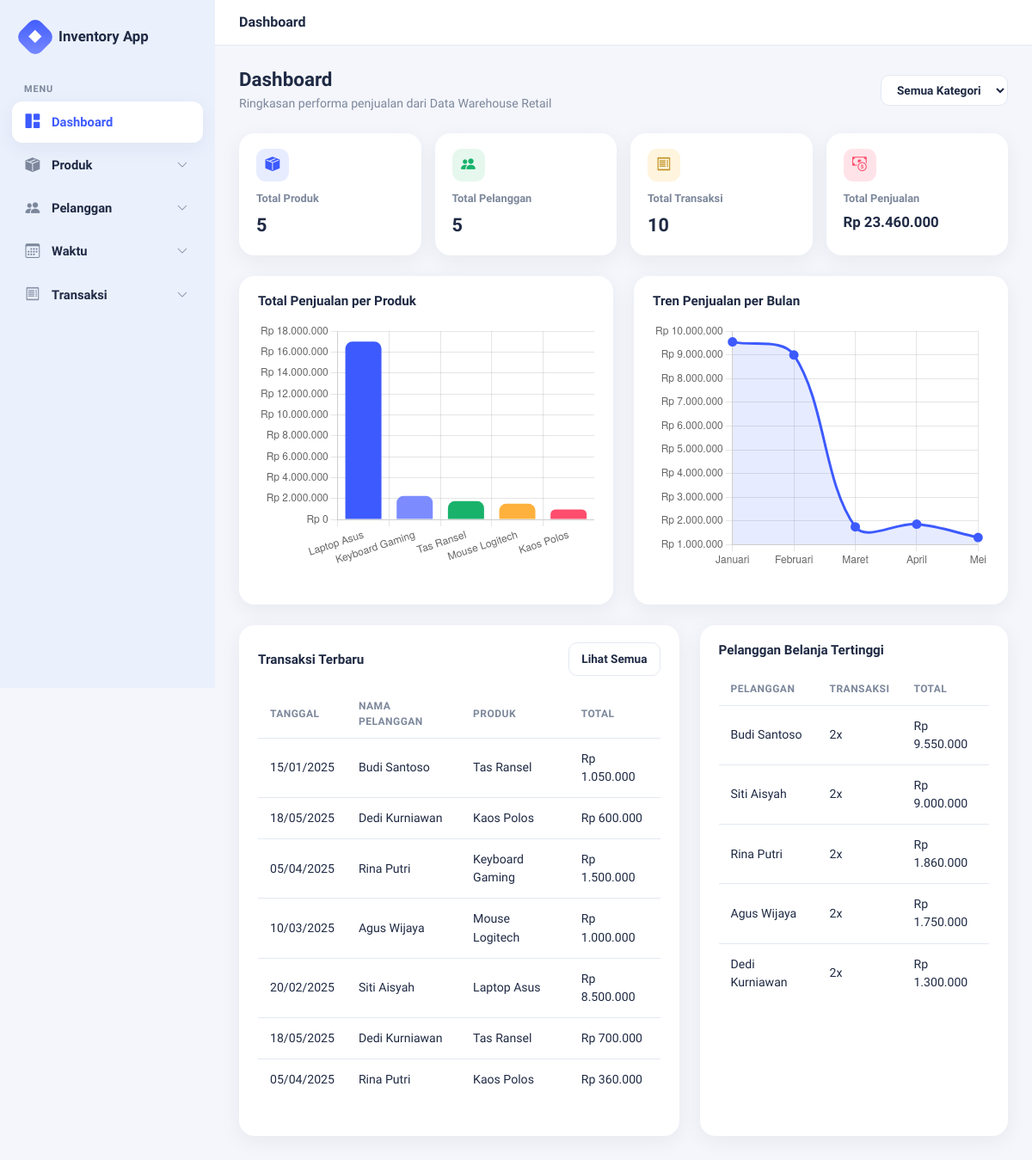
The page / on the database its author committed.
### tables this page shows
CREATE TABLE `fact_penjualan` (
  `id_penjualan` int NOT NULL,
  `id_produk` int DEFAULT NULL,
  `id_pelanggan` int DEFAULT NULL,
  `id_waktu` int DEFAULT NULL,
  `jumlah` int DEFAULT NULL,
  `harga_satuan` decimal(10,2) DEFAULT NULL,
  `total_harga` decimal(10,2) DEFAULT NULL
);

CREATE TABLE `dim_waktu` (
  `id_waktu` int NOT NULL,
  `tanggal` date DEFAULT NULL,
  `tahun` int DEFAULT NULL,
  `bulan` int DEFAULT NULL,
  `bulan_nama` varchar(20) DEFAULT NULL,
  `kuartal` int DEFAULT NULL
);

CREATE TABLE `dim_pelanggan` (
  `id_pelanggan` int NOT NULL,
  `kode_pelanggan` varchar(20) DEFAULT NULL,
  `nama_pelanggan` varchar(100) DEFAULT NULL,
  `jenis_kelamin` enum('L','P') DEFAULT NULL,
  `kota` varchar(50) DEFAULT NULL
);

CREATE TABLE `dim_produk` (
  `id_produk` int NOT NULL,
  `kode_produk` varchar(20) DEFAULT NULL,
  `nama_produk` varchar(100) DEFAULT NULL,
  `kategori` varchar(50) DEFAULT NULL,
  `harga` decimal(10,2) DEFAULT NULL
);

### index.php (the view, shortened to what this page needs)
<?php
include 'config/koneksi.php';
$kategori_filter = isset($_GET['kategori']) ? mysqli_real_escape_string($conn, $_GET['kategori']) : '';
$filter_sql = $kategori_filter !== '' ? "WHERE p.kategori = '$kategori_filter'" : "";
$jml_produk    = mysqli_fetch_assoc(mysqli_query($conn, "SELECT COUNT(*) n FROM dim_produk"))['n'];
$jml_pelanggan = mysqli_fetch_assoc(mysqli_query($conn, "SELECT COUNT(*) n FROM dim_pelanggan"))['n'];
$jml_transaksi = mysqli_fetch_assoc(mysqli_query($conn, "SELECT COUNT(*) n FROM fact_penjualan"))['n'];
$total_omzet   = mysqli_fetch_assoc(mysqli_query($conn, "SELECT IFNULL(SUM(total_harga),0) n FROM fact_penjualan"))['n'];
$q_produk = mysqli_query($conn, "
    SELECT p.nama_produk, SUM(f.total_harga) AS total_pendapatan
    FROM fact_penjualan f
    INNER JOIN dim_produk p ON f.id_produk = p.id_produk
    $filter_sql
    GROUP BY p.id_produk, p.nama_produk
    ORDER BY total_pendapatan DESC
");
$produk = [];
$pendapatan_produk = [];
while($row = mysqli_fetch_assoc($q_produk)){
    $produk[] = $row['nama_produk'];
    $pendapatan_produk[] = $row['total_pendapatan'];
}
$q_bulan = mysqli_query($conn, "
    SELECT w.bulan, w.bulan_nama, SUM(f.total_harga) AS total_pendapatan
    FROM fact_penjualan f
    INNER JOIN dim_waktu w ON f.id_waktu = w.id_waktu
    INNER JOIN dim_produk p ON f.id_produk = p.id_produk
    $filter_sql
    GROUP BY w.bulan, w.bulan_nama
    ORDER BY w.bulan
");
$bulan = [];
$pendapatan_bulan = [];
while($row = mysqli_fetch_assoc($q_bulan)){
    $bulan[] = $row['bulan_nama'];
    $pendapatan_bulan[] = $row['total_pendapatan'];
}
$q_recent = mysqli_query($conn, "
    SELECT f.id_penjualan, w.tanggal, pl.nama_pelanggan, p.nama_produk, f.total_harga
    FROM fact_penjualan f
    INNER JOIN dim_produk p ON f.id_produk = p.id_produk
    INNER JOIN dim_pelanggan pl ON f.id_pelanggan = pl.id_pelanggan
    INNER JOIN dim_waktu w ON f.id_waktu = w.id_waktu
    ORDER BY f.id_penjualan DESC
    LIMIT 7
");
$q_pelanggan = mysqli_query($conn, "
    SELECT pl.nama_pelanggan, SUM(f.total_harga) AS total_belanja, COUNT(f.id_penjualan) AS jml
    FROM fact_penjualan f
    INNER JOIN dim_pelanggan pl ON f.id_pelanggan = pl.id_pelanggan
    GROUP BY pl.id_pelanggan, pl.nama_pelanggan
    ORDER BY total_belanja DESC
    LIMIT 5
");
$base = '../';
$page_title = 'Dashboard';
$active_menu = 'dashboard';
include 'includes/header.php';
?>
<div class="page-heading mb-4 align-items-center">
    <div>
        <h2>Dashboard</h2>
        <p>Ringkasan performa penjualan dari Data Warehouse Retail</p>
    </div>
    <form method="GET" class="d-flex">
        <select name="kategori" class="select-filter" onchange="this.form.submit()">
            <option value="">Semua Kategori</option>
        </select>
    </form>
</div>
<div class="stat-strip mb-4">
    <div class="stat-card">
        <div class="stat-icon" style="background:#E8ECFF;color:#3D5AFE;"><i class="bi bi-box-seam-fill"></i></div>
        <div class="stat-label">Total Produk</div>
        <div class="stat-value"><?= $jml_produk ?></div>
    </div>
    <div class="stat-card">
        <div class="stat-icon" style="background:#E6F8EE;color:#18B26B;"><i class="bi bi-people-fill"></i></div>
        <div class="stat-label">Total Pelanggan</div>
        <div class="stat-value"><?= $jml_pelanggan ?></div>
    </div>
    <div class="stat-card">
        <div class="stat-icon" style="background:#FFF4DD;color:#B8860B;"><i class="bi bi-receipt"></i></div>
        <div class="stat-label">Total Transaksi</div>
        <div class="stat-value"><?= $jml_transaksi ?></div>
    </div>
    <div class="stat-card">
        <div class="stat-icon" style="background:#FFE3E8;color:#FF4D6D;"><i class="bi bi-cash-coin"></i></div>
        <div class="stat-label">Total Penjualan</div>
        <div class="stat-value" style="font-size:1.05rem;">Rp <?= number_format($total_omzet,0,',','.') ?></div>
    </div>
</div>
<div class="row g-4 mb-4">
    <div class="col-lg-6">
        <div class="surface-card h-100">
            <div class="surface-head">
                <h6>Total Penjualan per Produk</h6>
            </div>
            <?php if(count($produk) > 0): ?>
                <canvas id="chartProduk" height="220"></canvas>
            <?php else: ?>
                <div class="empty-state"><i class="bi bi-bar-chart"></i>Belum ada data untuk kategori ini.</div>
            <?php endif; ?>
        </div>
    </div>
    <div class="col-lg-6">
        <div class="surface-card h-100">
            <div class="surface-head">
                <h6>Tren Penjualan per Bulan</h6>
            </div>
            <?php if(count($bulan) > 0): ?>
                <canvas id="chartBulan" height="220"></canvas>
            <?php else: ?>
                <div class="empty-state"><i class="bi bi-graph-up"></i>Belum ada data untuk kategori ini.</div>
            <?php endif; ?>
        </div>
    </div>
</div>
<div class="row g-4 mb-4">
    <div class="col-lg-7">
        <div class="surface-card h-100"> <div class="surface-head">
                <h6>Transaksi Terbaru</h6>
                <a href="../transaksi/index.php" class="select-filter" style="text-decoration:none;">Lihat Semua</a>
            </div>
            <div class="table-responsive">
                <table class="table-app">
                    <thead>
                        <tr>
                            <th>Tanggal</th>
                            <th>Nama Pelanggan</th>
                            <th>Produk</th>
                            <th>Total</th>
                        </tr>
                    </thead>
                    <tbody>
                    <?php while($r = mysqli_fetch_assoc($q_recent)): ?>
                        <tr>
                            <td><?= date('d/m/Y', strtotime($r['tanggal'])) ?></td>
                            <td><?= htmlspecialchars($r['nama_pelanggan']) ?></td>
                            <td><?= htmlspecialchars($r['nama_produk']) ?></td>
                            <td>Rp <?= number_format($r['total_harga'],0,',','.') ?></td>
                        </tr>
                    <?php endwhile; ?>
                    </tbody>
                </table>
            </div>
        </div>
    </div>
    <div class="col-lg-5">
        <div class="surface-card h-100"> <div class="surface-head">
                <h6>Pelanggan Belanja Tertinggi</h6>
            </div>
            <div class="table-responsive">
                <table class="table-app">
                    <thead>
                        <tr><th>Pelanggan</th><th>Transaksi</th><th>Total</th></tr>
                    </thead>
                    <tbody>
                    <?php while($p = mysqli_fetch_assoc($q_pelanggan)): ?>
                        <tr>
                            <td><?= htmlspecialchars($p['nama_pelanggan']) ?></td>
                            <td><?= $p['jml'] ?>x</td>
                            <td>Rp <?= number_format($p['total_belanja'],0,',','.') ?></td>
                        </tr>
                    <?php endwhile; ?>
                    </tbody>
                </table>
            </div>
        </div>
    </div>
</div>
<script>
<?php if(count($produk) > 0): ?>
new Chart(document.getElementById('chartProduk'), {
    type: 'bar',
    data: {
        labels: <?= json_encode($produk) ?>,
        datasets: [{
            label: 'Total Pendapatan',
            data: <?= json_encode($pendapatan_produk) ?>,
            backgroundColor: ['#3D5AFE','#7C8CFF','#18B26B','#FFB13D','#FF4D6D','#22C3D6','#A06CFF'],
            borderRadius: 8,
            maxBarThickness: 42
        }]
    },
    options: {
        responsive: true,
        plugins: { legend: { display:false } },
        scales: { y: { ticks:{ callback:v=>'Rp '+v.toLocaleString('id-ID') } } }
    }
});
<?php endif; ?>
<?php if(count($bulan) > 0): ?>
new Chart(document.getElementById('chartBulan'), {
    type: 'line',
    data: {
        labels: <?= json_encode($bulan) ?>,
        datasets: [{
            label: 'Pendapatan',
            data: <?= json_encode($pendapatan_bulan) ?>,
            borderColor: '#3D5AFE',
            backgroundColor: 'rgba(61,90,254,0.12)',
            borderWidth: 3,
            tension: 0.35,
            fill: true,
            pointBackgroundColor:'#3D5AFE',
            pointRadius: 4
        }]
    },
    options: {
        responsive: true,
        plugins: { legend: { display:false } },
        scales: { y: { ticks:{ callback:v=>'Rp '+v.toLocaleString('id-ID') } } }
    }
});
<?php endif; ?>
</script>
<?php include 'includes/footer.php'; ?>

### includes/header.php (shortened to what this page needs)
<?php
function dwActive($menu, $target){ return $menu === $target ? ' active' : ''; }
function dwOpen($menu, $target){ return $menu === $target ? ' open' : ''; }
?>
<!DOCTYPE html>
<html lang="id">
<head>
<link href="https://cdn.jsdelivr.net/npm/bootstrap@5.3.3/dist/css/bootstrap.min.css" rel="stylesheet">
<link rel="stylesheet" href="https://cdn.jsdelivr.net/npm/bootstrap-icons@1.11.3/font/bootstrap-icons.css">
<link rel="stylesheet" href="<?= $base ?>assets/css/style.css">
</head>
<body>
<div class="app-shell">
    <aside class="sidebar" id="sidebar">
        <div class="sidebar-brand">
            <span class="brand-icon"><span>◆</span></span>
            Inventory App
        </div>
        <div class="sidebar-section-label">Menu</div>
        <div class="nav-group">
            <a class="nav-top-link no-children<?= dwActive($active_menu,'dashboard') ?>"
               href="<?= $base ?>index.php">
                <i class="bi bi-grid-1x2-fill"></i> Dashboard
            </a>
        </div>
        <div class="nav-group<?= dwOpen($active_menu,'produk') ?>">
            <a class="nav-top-link<?= dwActive($active_menu,'produk') ?>" data-toggle-submenu>
                <i class="bi bi-box-seam-fill"></i> Produk
                <i class="bi bi-chevron-down chev"></i>
            </a>
        </div>
        <div class="nav-group<?= dwOpen($active_menu,'pelanggan') ?>">
            <a class="nav-top-link<?= dwActive($active_menu,'pelanggan') ?>" data-toggle-submenu>
                <i class="bi bi-people-fill"></i> Pelanggan
                <i class="bi bi-chevron-down chev"></i>
            </a>
        </div>
        <div class="nav-group<?= dwOpen($active_menu,'waktu') ?>">
            <a class="nav-top-link<?= dwActive($active_menu,'waktu') ?>" data-toggle-submenu>
                <i class="bi bi-calendar3"></i> Waktu
                <i class="bi bi-chevron-down chev"></i>
            </a>
        </div>
        <div class="nav-group<?= dwOpen($active_menu,'transaksi') ?>">
            <a class="nav-top-link<?= dwActive($active_menu,'transaksi') ?>" data-toggle-submenu>
                <i class="bi bi-receipt"></i> Transaksi
                <i class="bi bi-chevron-down chev"></i>
            </a>
        </div>
    </aside>
    <div class="main-col">
        <header class="topbar">
            <div class="topbar-title"><?= htmlspecialchars($page_title) ?></div>
        </header>
        <main class="content">

### includes/footer.php (shortened to what this page needs)
        </main>
    </div>
</div>
</body>
</html>

### assets/css/style.css (style rules this page uses)
:root { --primary: #3D5AFE; --primary-dark: #2C3FD1; --primary-soft: #E8ECFF; --sidebar-bg: #EAF0FC; --sidebar-active: #FFFFFF; --bg-page: #F4F6FB; --text-dark: #1F2A44; --text-muted: #7C879B; --border-soft: #E3E8F2; --danger: #FF4D6D; --danger-soft: #FFE3E8; --success: #18B26B; --radius-lg: 18px; --radius-md: 12px; --shadow-soft: 0 6px 24px rgba(31, 42, 68, 0.06); }
* { box-sizing:border-box; }
body { font-family:'Plus Jakarta Sans','Inter',system-ui,-apple-system,sans-serif; background:var(--bg-page); color:var(--text-dark); margin:0; min-height:100vh; }
a { text-decoration:none; }
.app-shell { display:flex; min-height:100vh; }
.sidebar { width:250px; flex-shrink:0; background:var(--sidebar-bg); padding:20px 14px; position:sticky; top:0; height:100vh; overflow-y:auto; transition:transform .25s ease; }
.sidebar-brand { display:flex; align-items:center; gap:10px; padding:6px 10px 22px 10px; font-weight:800; font-size:1.05rem; color:var(--text-dark); }
.sidebar-brand .brand-icon { width:34px; height:34px; border-radius:10px; background:linear-gradient(135deg,var(--primary),#7C8CFF); display:flex; align-items:center; justify-content:center; color:#fff; font-size:16px; transform:rotate(45deg); }
.sidebar-brand .brand-icon span { transform:rotate(-45deg); display:block; }
.sidebar-section-label { font-size:.68rem; text-transform:uppercase; letter-spacing:.08em; color:var(--text-muted); padding:14px 14px 6px; font-weight:700; }
.nav-group { margin-bottom:2px; }
.nav-top-link { display:flex; align-items:center; gap:12px; padding:11px 14px; border-radius:12px; color:var(--text-dark); font-weight:600; font-size:.92rem; cursor:pointer; margin-bottom:3px; }
.nav-top-link i { font-size:1.05rem; width:20px; text-align:center; color:var(--text-muted); }
.nav-top-link .chev { margin-left:auto; font-size:.8rem; transition:transform .2s; color:var(--text-muted); }
.nav-top-link.active { background:var(--sidebar-active); color:var(--primary); box-shadow:var(--shadow-soft); }
.nav-top-link.active i { color:var(--primary); }
.main-col { flex:1; min-width:0; display:flex; flex-direction:column; }
.topbar { background:#fff; border-bottom:1px solid var(--border-soft); padding:14px 28px; display:flex; align-items:center; gap:16px; position:sticky; top:0; z-index:20; }
.topbar-title { font-weight:700; font-size:1rem; color:var(--text-dark); }
.content { padding:26px 28px 60px; }
.page-heading { display:flex; align-items:flex-end; justify-content:space-between; flex-wrap:wrap; gap:12px; margin-bottom:20px; }
.page-heading h2 { font-size:1.4rem; font-weight:800; margin:0 0 4px; }
.page-heading p { margin:0; color:var(--text-muted); font-size:.88rem; }
.stat-strip { display:grid; grid-template-columns:repeat(4,1fr); gap:16px; margin-bottom:22px; }
.stat-card { background:#fff; border-radius:var(--radius-lg); padding:18px 20px; box-shadow:var(--shadow-soft); display:flex; flex-direction:column; gap:6px; }
.stat-card .stat-icon { width:38px;height:38px; border-radius:11px; display:flex;align-items:center;justify-content:center; font-size:1.05rem; margin-bottom:4px; }
.stat-card .stat-label { color:var(--text-muted); font-size:.8rem; font-weight:600; }
.stat-card .stat-value { font-size:1.35rem; font-weight:800; }
.surface-card { background:#fff; border-radius:var(--radius-lg); box-shadow:var(--shadow-soft); padding:20px 22px; margin-bottom:22px; }
.surface-card .surface-head { display:flex; align-items:center; justify-content:space-between; gap:10px; margin-bottom:16px; }
.surface-card .surface-head h6 { margin:0; font-weight:700; font-size:.95rem; }
.select-filter { border:1px solid var(--border-soft); border-radius:10px; padding:8px 14px; font-size:.85rem; background:#fff; color:var(--text-dark); font-weight:600; }
.table-app { width:100%; border-collapse:separate; border-spacing:0; font-size:.88rem; }
.table-app thead th { text-align:left; color:var(--text-muted); font-weight:700; font-size:.75rem; text-transform:uppercase; letter-spacing:.04em; padding:10px 14px; border-bottom:1px solid var(--border-soft); }
.table-app tbody td { padding:13px 14px; border-bottom:1px solid var(--border-soft); vertical-align:middle; color:var(--text-dark); }
.table-app tbody tr:last-child td { border-bottom:none; }

### rows shown on the page
fact_penjualan: id_waktu.tanggal "15/01/2025", id_pelanggan.nama_pelanggan "Budi Santoso", id_produk.nama_produk "Tas Ransel", total_harga "1.050.000"
fact_penjualan: id_waktu.tanggal "18/05/2025", id_pelanggan.nama_pelanggan "Dedi Kurniawan", id_produk.nama_produk "Kaos Polos", total_harga "600.000"
fact_penjualan: id_waktu.tanggal "05/04/2025", id_pelanggan.nama_pelanggan "Rina Putri", id_produk.nama_produk "Keyboard Gaming", total_harga "1.500.000"
fact_penjualan: id_waktu.tanggal "10/03/2025", id_pelanggan.nama_pelanggan "Agus Wijaya", id_produk.nama_produk "Mouse Logitech", total_harga "1.000.000"
fact_penjualan: id_waktu.tanggal "20/02/2025", id_pelanggan.nama_pelanggan "Siti Aisyah", id_produk.nama_produk "Laptop Asus", total_harga "8.500.000"
fact_penjualan: id_waktu.tanggal "18/05/2025", id_pelanggan.nama_pelanggan "Dedi Kurniawan", id_produk.nama_produk "Tas Ransel", total_harga "700.000"
fact_penjualan: id_waktu.tanggal "05/04/2025", id_pelanggan.nama_pelanggan "Rina Putri", id_produk.nama_produk "Kaos Polos", total_harga "360.000"

### other values the page prints
$page_title "Dashboard"
$jml_produk "5"
$jml_pelanggan "5"
$jml_transaksi "10"
$total_omzet "23.460.000"
$p['nama_pelanggan'] "Budi Santoso"
$p['jml'] "2"
$p['total_belanja'] "9.550.000"
$p['nama_pelanggan'] "Siti Aisyah"
$p['total_belanja'] "9.000.000"
$p['nama_pelanggan'] "Rina Putri"
$p['total_belanja'] "1.860.000"
$p['nama_pelanggan'] "Agus Wijaya"
$p['total_belanja'] "1.750.000"
$p['nama_pelanggan'] "Dedi Kurniawan"
